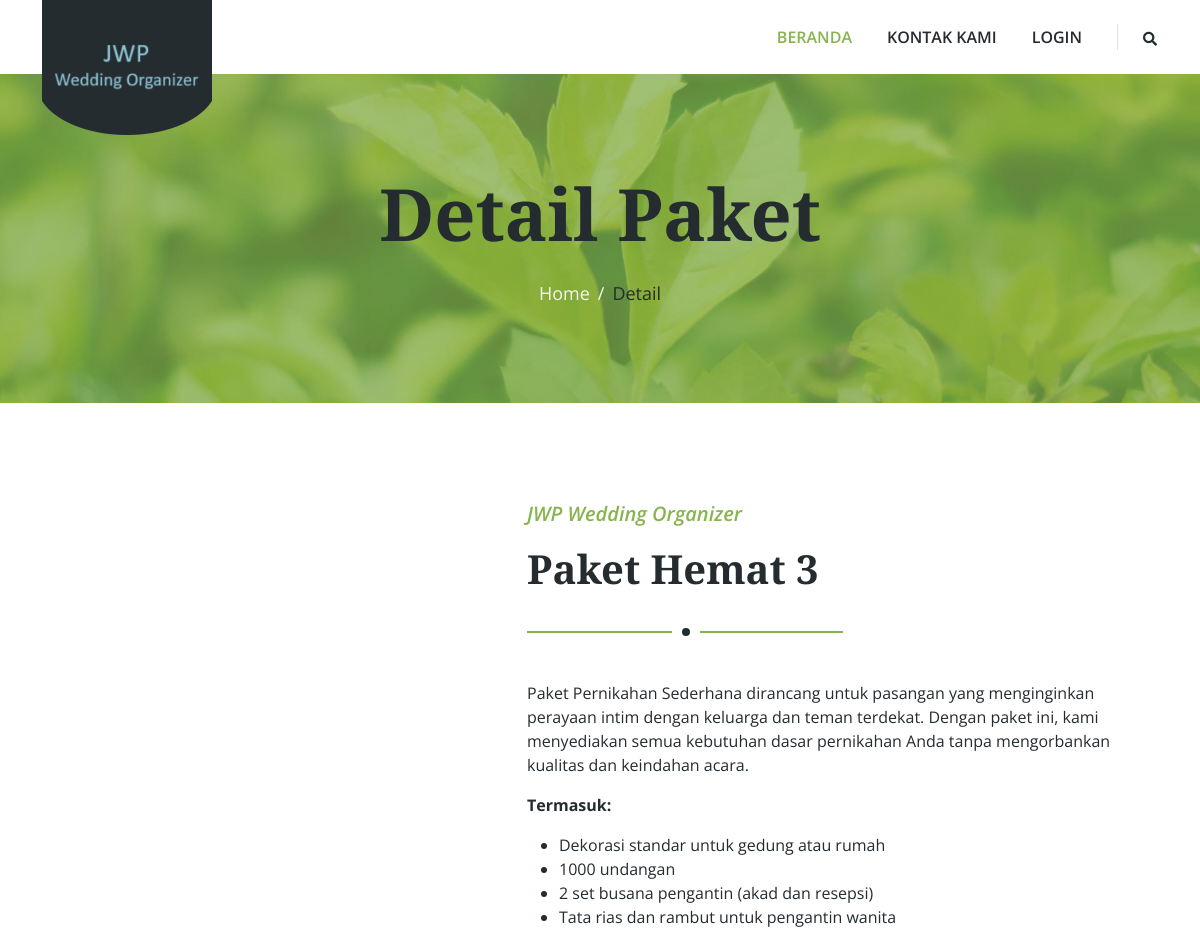
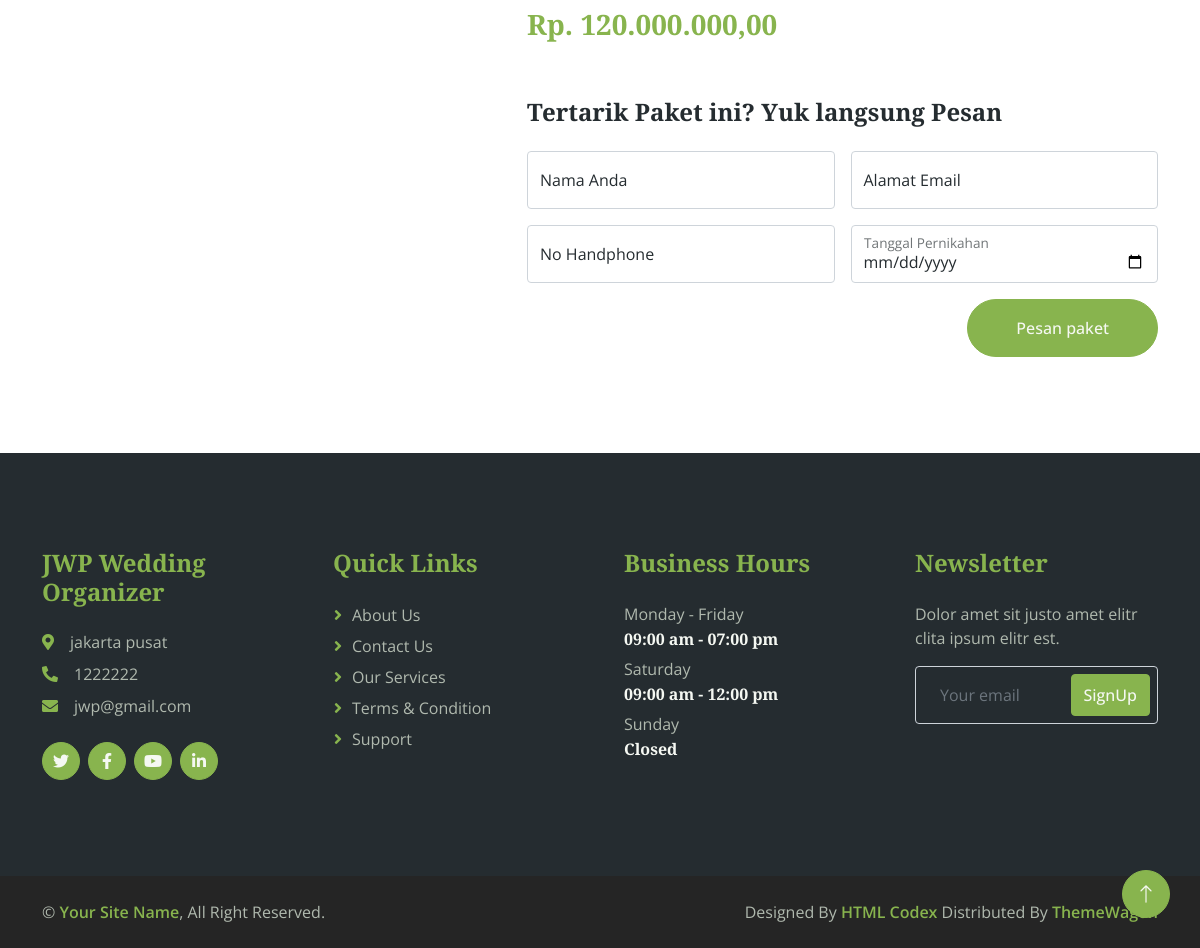
The page /Beranda/detail?id=5 on the database its author committed (2 pictures, top to bottom).
### tables this page shows
CREATE TABLE `tb_catalogues` (
  `catalogue_id` int(11) NOT NULL,
  `image` varchar(100) NOT NULL,
  `package_name` varchar(256) NOT NULL,
  `description` text NOT NULL,
  `price` int(11) NOT NULL,
  `status_publish` enum('Y','N') NOT NULL,
  `user_id` int(11) NOT NULL,
  `created_at` datetime NOT NULL,
  `updated_at` datetime DEFAULT NULL
);

CREATE TABLE `tb_settings` (
  `id` int(2) NOT NULL,
  `website_name` varchar(256) NOT NULL,
  `phone_number1` varchar(15) NOT NULL,
  `phone_number2` varchar(15) NOT NULL,
  `email1` varchar(80) NOT NULL,
  `email2` varchar(80) NOT NULL,
  `address` text NOT NULL,
  `maps` text NOT NULL,
  `logo` varchar(80) NOT NULL,
  `facebook_url` varchar(256) NOT NULL,
  `instagram_url` varchar(256) NOT NULL,
  `youtube_url` varchar(256) NOT NULL,
  `header_bussines_hour` varchar(160) NOT NULL,
  `time_bussines_hour` text NOT NULL,
  `created_at` datetime NOT NULL,
  `updated_at` datetime DEFAULT NULL
);

### application/controllers/Beranda.php (called while the page is built, shortened)
<?php
class Beranda extends CI_Controller {
    public function __construct()
    {
        $this->load->model('settings_model');
        $this->load->database();
        $this->load->model('katalog_model');
        $this->load->model('pesanan_model');
        $this->load->helper('text');
    }
    public function detail()
    {
        if ($this->input->get('id')) {
            $cek_data = $this->katalog_model->get_katalog_by_id($this->input->get('id'))->num_rows();
            if ($cek_data > 0) {
                 $data = array(
                    'title' => 'JWP Wedding Organizer',
                    'page' => 'landing/detail',
                    'getDataWeb' => $this->settings_model->getSettings('1')->row(),
                    'katalog' => $this->katalog_model->get_katalog_by_id($this->input->get('id'))->row()
            );
            $this->load->view('landing/template/sites', $data);
        } else {
            redirect('/');
        }
        } else {
            redirect('/');
        }
    }
}

### index.php (called while the page is built, shortened)
<?php
require_once BASEPATH.'core/CodeIgniter.php';

### application/models/Katalog_model.php (called while the page is built, shortened)
<?php if (!defined('BASEPATH')) exit('No direct script access allowed');
class Katalog_model extends CI_Model
{
    public function get_katalog_by_id($id)
    {
        $this->db->select('*');
        $this->db->from('tb_catalogues tbc');
        $this->db->join('tb_users tbu', 'tbu.user_id = tbc.user_id');
        $this->db->where('tbc.catalogue_id', $id);
        $query = $this->db->get();
        return $query;
    }
}

### application/models/Settings_Model.php (called while the page is built, shortened)
<?php if (!defined('BASEPATH')) exit('No direct script access allowed');
class Settings_model extends CI_Model
{
    public function getSettings($id)
    {
        $this->db->select('*');
        $this->db->where('id', $id);
        $query = $this->db->get("tb_settings");
        return $query;
    }
}

### application/views/landing/detail.php (the view, shortened to what this page needs)
 <div class="container-fluid page-header py-5 mb-5 wow fadeIn" data-wow-delay="0.1s">
        <div class="container text-center py-5">
            <h1 class="display-2 text-dark mb-4 animated slideInDown">Detail Paket</h1>
            <nav aria-label="breadcrumb animated slideInDown">
                <ol class="breadcrumb justify-content-center mb-0">
                    <li class="breadcrumb-item"><a href="<?= base_url('') ?>">Home</a></li>
                    <li class="breadcrumb-item text-dark" aria-current="page">Detail</li>
                </ol>
            </nav>
        </div>
    </div>
<div class="container-xxl py-5">
    <div class="container">
        <div class="row g-5">
            <div class="col-lg-5 wow fadeIn" data-wow-delay="0.15">
            </div>
            <div class="col-lg-7 wow fadeIn" data-wow-delay="0.5">
                <div class="section-title">
                <p class="fs-5 fw-medium fst-italic text-primary">JWP Wedding Organizer</p>
                <h1 class="display-6"> <?= $katalog->package_name; ?></h1>
            </div>
            <?= $katalog->description; ?>
            <h3 class="text-primary">Rp. <?= number_format($katalog->price, 2, ",", "."); ?></h3>
        </div>
        <div class="col-lg-7 ms-auto wow fadeInUp" data-wow-delay="0.15">
            <h4 class="mb-4">Tertarik Paket ini? Yuk langsung Pesan</h4>
            <form action="<?= base_url('Beranda/pesan'); ?>" method="post">
                <div class="row g-3">
                    <div class="col-md-6">
                        <div class="form-floating">
                            <input type="text" class="form-control" id="name" name="name" placeholder="Nama Anda" required>
                            <label for="name">Nama Anda</label>
                        </div>
                    </div>
                    <div class="col-md-6">
                        <div class="form-floating">
                            <input type="email" class="form-control" id="email" name="email" placeholder="Alamat Email" required>
                            <label for="email">Alamat Email</label>
                        </div>
                    </div>
                    <div class="col-md-6">
                        <div class="form-floating">
                            <input type="text" class="form-control" id="name" name="phone_number" placeholder="No Handphone" required>
                            <label for="name">No Handphone</label>
                        </div>
                    </div>
                    <div class="col-6">
                        <div class="form-floating">
                            <input type="date" class="form-control" id="subject" name="wedding_date" placeholder="Tanggal Pernikahan" required>
                            <label for="subject">Tanggal Pernikahan</label>
                        </div>
                    </div>
                    <div class="col-12 text-end">
                        <button class="btn btn-primary rounded-pill py-3 px-5" type="submit">Pesan paket</button>
                    </div>
                </div>
            </form>
        </div>
    </div>
</div>
</div>

### application/views/landing/template/sites.php (shortened to what this page needs)
<?php $url = $this->uri->segment(1); ?>
<!DOCTYPE html>
<html lang="en">
<head>
    <link href="https://cdnjs.cloudflare.com/ajax/libs/font-awesome/5.10.0/css/all.min.css" rel="stylesheet">
    <link href="https://cdn.jsdelivr.net/npm/bootstrap-icons@1.4.1/font/bootstrap-icons.css" rel="stylesheet">
    <link href="<?= base_url('assets/landing/') ?>lib/animate/animate.min.css" rel="stylesheet">
    <link href="<?= base_url('assets/landing/') ?>lib/owlcarousel/assets/owl.carousel.min.css" rel="stylesheet">
    <link href="<?= base_url('assets/landing/') ?>css/bootstrap.min.css" rel="stylesheet">
    <link href="<?= base_url('assets/landing/') ?>css/style.css" rel="stylesheet">
</head>
<body>
    <div class="container-fluid bg-white sticky-top">
        <div class="container">
            <nav class="navbar navbar-expand-lg bg-white navbar-light py-2 py-lg-0">
                <a href="index.html" class="navbar-brand">
                    <img class="img-fluid" src="<?= base_url('assets/landing/') ?>img/logo2.png" alt="Logo">
                </a>
                <div class="collapse navbar-collapse" id="navbarCollapse">
                    <div class="navbar-nav ms-auto">
                        <a href="<?= base_url('')?>" class="nav-item nav-link <?= ($url=='' || $url=='Beranda') ? 'active':''; ?>">Beranda</a>
                        <a href="<?= base_url('Kontak')?>" class="nav-item nav-link <?=  $url=='Kontak' ? 'active':''; ?>">Kontak Kami</a>
                        <a href="<?= base_url('Login')?>" class="nav-item nav-link">Login</a>
                    </div>
                    <div class="border-start ps-4 d-none d-lg-block">
                        <button type="button" class="btn btn-sm p-0"><i class="fa fa-search"></i></button>
                    </div>
                </div>
            </nav>
        </div>
    </div>
    <?php $this->load->view($page); ?>
     <div class="container-fluid bg-dark footer mt-5 py-5 wow fadeIn" data-wow-delay="0.1s">
        <div class="container py-5">
            <div class="row g-5">
                <div class="col-lg-3 col-md-6">
                    <h4 class="text-primary mb-4"><?= $getDataWeb->website_name;?></h4>
                    <p class="mb-2"><i class="fa fa-map-marker-alt text-primary me-3"></i><?= $getDataWeb->address;?></p>
                    <p class="mb-2"><i class="fa fa-phone-alt text-primary me-3"></i><?= $getDataWeb->phone_number1;?></p>
                    <p class="mb-2"><i class="fa fa-envelope text-primary me-3"></i><?= $getDataWeb->email1;?></p>
                    <div class="d-flex pt-3">
                        <a class="btn btn-square btn-primary rounded-circle me-2" href=""><i class="fab fa-twitter"></i></a>
                        <a class="btn btn-square btn-primary rounded-circle me-2" href=""><i class="fab fa-facebook-f"></i></a>
                        <a class="btn btn-square btn-primary rounded-circle me-2" href=""><i class="fab fa-youtube"></i></a>
                        <a class="btn btn-square btn-primary rounded-circle me-2" href=""><i class="fab fa-linkedin-in"></i></a>
                    </div>
                </div>
                <div class="col-lg-3 col-md-6">
                    <h4 class="text-primary mb-4">Quick Links</h4>
                    <a class="btn btn-link" href="<?= base_url('Kontak')?>">About Us</a>
                    <a class="btn btn-link" href="<?= base_url('Kontak')?>">Contact Us</a>
                    <a class="btn btn-link" href="">Our Services</a>
                    <a class="btn btn-link" href="">Terms & Condition</a>
                    <a class="btn btn-link" href="<?= base_url('Kontak')?>">Support</a>
                </div>
                <div class="col-lg-3 col-md-6">
                    <h4 class="text-primary mb-4">Business Hours</h4>
                    <p class="mb-1">Monday - Friday</p>
                    <h6 class="text-light">09:00 am - 07:00 pm</h6>
                    <p class="mb-1">Saturday</p>
                    <h6 class="text-light">09:00 am - 12:00 pm</h6>
                    <p class="mb-1">Sunday</p>
                    <h6 class="text-light">Closed</h6>
                </div>
                <div class="col-lg-3 col-md-6">
                    <h4 class="text-primary mb-4">Newsletter</h4>
                    <p>Dolor amet sit justo amet elitr clita ipsum elitr est.</p>
                    <div class="position-relative w-100">
                        <input class="form-control bg-transparent w-100 py-3 ps-4 pe-5" type="text" placeholder="Your email">
                        <button type="button" class="btn btn-primary py-2 position-absolute top-0 end-0 mt-2 me-2">SignUp</button>
                    </div>
                </div>
            </div>
        </div>
    </div>
    <div class="container-fluid copyright py-4">
        <div class="container">
            <div class="row">
                <div class="col-md-6 text-center text-md-start mb-3 mb-md-0">
                    &copy; <a class="fw-medium" href="#">Your Site Name</a>, All Right Reserved.
                </div>
                <div class="col-md-6 text-center text-md-end">
                    Designed By <a class="fw-medium" href="https://htmlcodex.com">HTML Codex</a> Distributed By <a class="fw-medium" href="https://themewagon.com">ThemeWagon</a>
                </div>
            </div>
        </div>
    </div>
    <a href="#" class="btn btn-lg btn-primary btn-lg-square rounded-circle back-to-top"><i class="bi bi-arrow-up"></i></a>
</body>
</html>

### assets/landing/css/style.css (style rules this page uses)
:root { --primary: #88B44E; --secondary: #FB9F38; --light: #F5F8F2; --dark: #252C30; }
.back-to-top { position: fixed; display: none; right: 30px; bottom: 30px; z-index: 99; }
.fw-medium { font-weight: 600; }
.btn { transition: .5s; font-weight: 500; }
.btn-primary, .btn-outline-primary:hover { color: var(--light); }
.btn-square { width: 38px; height: 38px; }
.btn-lg-square { width: 48px; height: 48px; }
.btn-square, .btn-sm-square, .btn-lg-square { padding: 0; display: flex; align-items: center; justify-content: center; font-weight: normal; }
.sticky-top { top: -150px; transition: .5s; }
.navbar .navbar-brand { position: absolute; padding: 0; width: 170px; height: 135px; top: 0; left: 0; }
.navbar .navbar-nav .nav-link { margin-right: 35px; padding: 25px 0; color: var(--dark); font-weight: 600; text-transform: uppercase; outline: none; }
.navbar .navbar-nav .nav-link:hover, .navbar .navbar-nav .nav-link.active { color: var(--primary); }
.page-header { background: linear-gradient(rgba(136, 180, 78, .7), rgba(136, 180, 78, .7)), url(../img/carousel-1.jpg) center center no-repeat; background-size: cover; }
.page-header .breadcrumb-item+.breadcrumb-item::before { color: var(--light); }
.page-header .breadcrumb-item, .page-header .breadcrumb-item a { font-size: 18px; color: var(--light); }
.section-title { position: relative; margin-bottom: 3rem; padding-bottom: 2rem; }
.section-title::before { position: absolute; content: ""; width: 50%; height: 2px; bottom: 0; left: 0; background: var(--primary); }
.section-title::after { position: absolute; content: ""; width: 28px; height: 28px; bottom: -13px; left: calc(25% - 13px); background: var(--dark); border: 10px solid #FFFFFF; border-radius: 28px; }
.footer { color: #B0B9AE; }
.footer .btn.btn-link { display: block; margin-bottom: 5px; padding: 0; text-align: left; color: #B0B9AE; font-weight: normal; text-transform: capitalize; transition: .3s; }
.footer .btn.btn-link::before { position: relative; content: "\f105"; font-family: "Font Awesome 5 Free"; font-weight: 900; color: var(--primary); margin-right: 10px; }
.copyright { color: #B0B9AE; }
.copyright { background: #252525; }

### rows shown on the page
tb_catalogues: package_name "Paket Hemat 3", description "Paket Pernikahan Sederhana dirancang untuk pasangan yang menginginkan perayaan intim dengan keluarga dan teman terdekat. Dengan paket ini, kami menyediakan semua kebutuhan dasar pernikahan Anda tanpa mengorbankan kualitas dan keindahan acara. Termasuk: Dekorasi standar untuk gedung atau rumah 1000 undangan 2 set busana pengantin (akad dan resepsi) Tata rias dan rambut untuk pengantin wanita", price "120.000.000,00"
tb_settings: website_name "JWP Wedding Organizer", address "jakarta pusat", phone_number1 "1222222", email1 "jwp@gmail.com"
